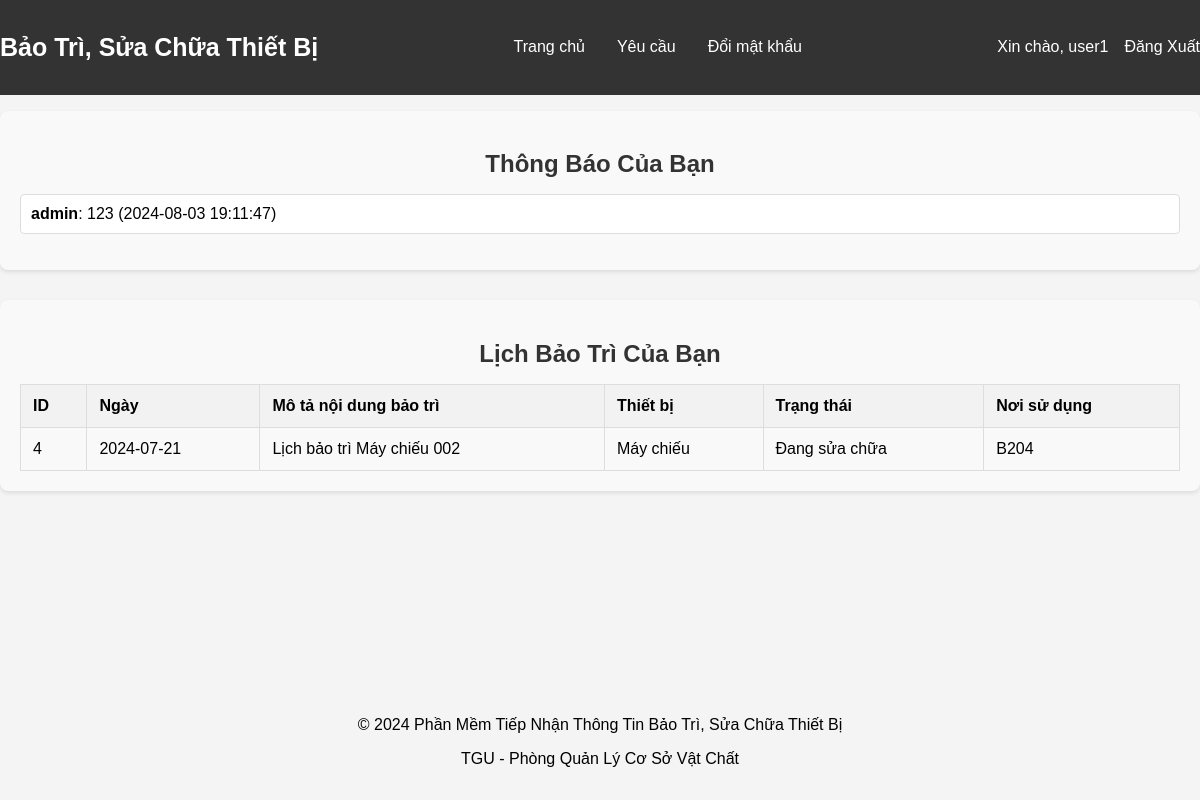
The page /user_home (signed in) on the database its author committed.
### tables this page shows
CREATE TABLE notifications (
        id INTEGER PRIMARY KEY AUTOINCREMENT,
        sender_username TEXT NOT NULL,
        content TEXT NOT NULL,
        timestamp TEXT NOT NULL
    );

CREATE TABLE maintenance (
    id INTEGER PRIMARY KEY AUTOINCREMENT,
    maintenance_date TEXT NOT NULL,
    description TEXT NOT NULL,
    device_code TEXT NOT NULL,  
    assigned_user INTEGER NOT NULL,
    status TEXT NOT NULL,
    location TEXT NOT NULL,
    FOREIGN KEY (device_code) REFERENCES devices (device_code),
    FOREIGN KEY (assigned_user) REFERENCES users (id)
);

CREATE TABLE devices (
        device_code TEXT PRIMARY KEY ,
        device_name TEXT NOT NULL,
        device_image TEXT NOT NULL,
        start_date DATE NOT NULL,
        status TEXT NOT NULL,
        technical_spec TEXT NOT NULL,
        location TEXT NOT NULL
    );

### app.py (the view)
@app.route('/user_home')
@login_required
def user_home():
    if not session.get('logged_in') or session.get('role') != 'user':
        return redirect(url_for('login'))
    conn = sqlite3.connect(DATABASE)
    c = conn.cursor()
    username = session.get('username')
    c.execute('''
        SELECT n.sender_username, n.content, n.timestamp
        FROM notifications n
        JOIN notification_recipients r ON n.id = r.notification_id
        WHERE r.recipient_username = ?
    ''', (username,))
    notifications = c.fetchall()
    c.execute('''
        SELECT m.id, m.maintenance_date, m.description, d.device_name, m.status, m.location
        FROM maintenance m
        JOIN devices d ON m.device_code = d.device_code
        WHERE m.assigned_user = (
            SELECT id FROM users WHERE username = ?
        )
    ''', (username,))
    maintenance_records = c.fetchall()
    conn.close()
    return render_template('user/home.html', notifications=notifications, maintenance_records=maintenance_records)

### app.py (called while the page is built)
def login_required(f):
    @wraps(f)
    def decorated_function(*args, **kwargs):
        if 'logged_in' not in session:
            flash('You need to log in first.')
            return redirect(url_for('login'))
        return f(*args, **kwargs)
    return decorated_function

### templates/user/home.html (shortened to what this page needs)
{% extends "user/base.html" %}
{% block content %}
<section class="notifications-section">
    <h2>Thông Báo Của Bạn</h2>
    <ul class="notifications-list">
        {% for notification in notifications %}
            <li class="notification-item"><strong>{{ notification[0] }}</strong>: {{ notification[1] }} ({{ notification[2] }})</li>
        {% else %}
            <li>Không có thông báo.</li>
        {% endfor %}
    </ul>
</section>
<section class="maintenance-section">
    <h2>Lịch Bảo Trì Của Bạn</h2>
    <table class="maintenance-table">
        <thead>
            <tr>
                <th>ID</th>
                <th>Ngày</th>
                <th>Mô tả nội dung bảo trì</th>
                <th>Thiết bị</th>
                <th>Trạng thái</th>
                <th>Nơi sử dụng</th>
            </tr>
        </thead>
        <tbody>
            {% for record in maintenance_records %}
                <tr>
                    <td>{{ record[0] }}</td>
                    <td>{{ record[1] }}</td>
                    <td>{{ record[2] }}</td>
                    <td>{{ record[3] }}</td>
                    <td>{{ record[4] }}</td>
                    <td>{{ record[5] }}</td>
                </tr>
            {% else %}
                <tr>
                    <td colspan="6">Không có lịch bảo trì.</td>
                </tr>
            {% endfor %}
        </tbody>
    </table>
</section>
{% endblock %}

### static/styles.css (style rules this page uses)
body { font-family: Arial, sans-serif; margin: 0; padding: 0; display: flex; justify-content: center; align-items: center; height: 100vh; background-color: #f4f4f4; }
h2 { text-align: center; margin-bottom: 1rem; }
table { width: 100%; border-collapse: collapse; margin-top: 1rem; text-align: center; }
th, td { border: 1px solid #ddd; padding: 8px; }
th { background-color: #f2f2f2; font-weight: bold; }
.notifications-section, .maintenance-section { margin-bottom: 30px; background-color: #f9f9f9; padding: 20px; border-radius: 8px; box-shadow: 0 2px 4px rgba(0, 0, 0, 0.1); }
.notifications-section h2, .maintenance-section h2 { margin-bottom: 15px; }
.notifications-list { list-style: none; padding: 0; }
.notification-item { margin-bottom: 10px; padding: 10px; background-color: #fff; border: 1px solid #ddd; border-radius: 4px; }
.maintenance-table { width: 100%; border-collapse: collapse; }
.maintenance-table th, .maintenance-table td { padding: 12px; text-align: left; border: 1px solid #ddd; }
.maintenance-table th { background-color: #f2f2f2; font-weight: bold; }
body { font-family: Arial, sans-serif; margin: 0; padding: 0; background-color: #f4f4f4; }
h2 { color: #333; }

### templates/user/base.html (style rules this page uses)
body { font-family: Arial, sans-serif; margin: 0; padding: 0; display: flex; flex-direction: column; min-height: 100vh; }

### rows shown on the page
notifications: sender_username "admin", content "123", timestamp "2024-08-03 19:11:47"
maintenance: id "4", maintenance_date "2024-07-21", description "Lịch bảo trì Máy chiếu 002", device_name "Máy chiếu", status "Đang sửa chữa", location "B204"

### other values the page prints
{{ session.username }} "user1"
